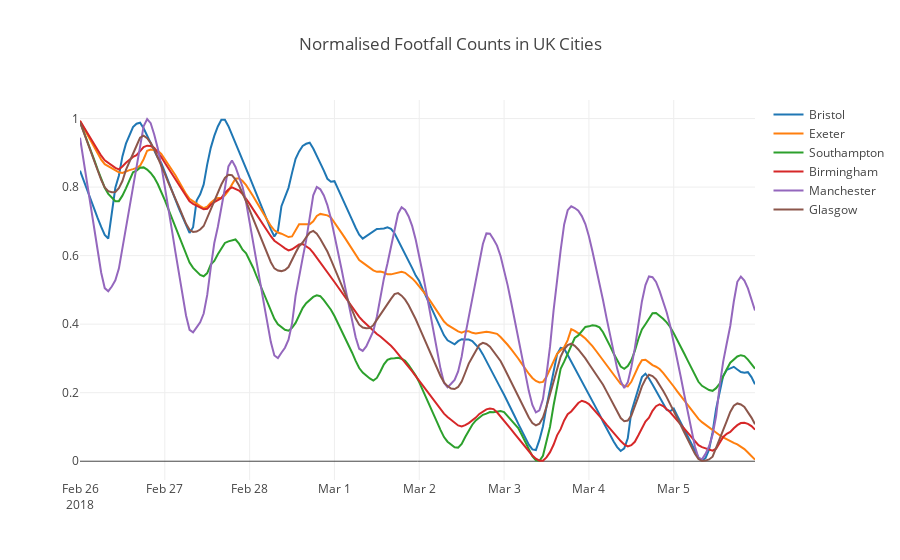

Here is the notebook cell this chart was saved with:
### Code cell
#footfall interactive plot export
plotly.offline.iplot(
    {
        "data": [{
            "x": foot.index,
            "y": foot[col],
            'name': col,
        }  for col in foot.columns[1:]],
        "layout": {
            "title": "Normalised Footfall Counts in UK Cities"
        }
    }
)

### Figure 1 — Plotly figure (JSON) as saved in the notebook; plotly's stock layout.template omitted (floating-point values rounded to 4 significant figures; data arrays with more than 128 entries replaced by an {"elided": "..."} marker saying what was removed)
{"data": [{"name": "Bristol", "x": {"elided": "192 str values"}, "y": {"elided": "192 float values"}}, {"name": "Exeter", "x": {"elided": "192 str values"}, "y": {"elided": "192 float values"}}, {"name": "Southampton", "x": {"elided": "192 str values"}, "y": {"elided": "192 float values"}}, {"name": "Birmingham", "x": {"elided": "192 str values"}, "y": {"elided": "192 float values"}}, {"name": "Manchester", "x": {"elided": "192 str values"}, "y": {"elided": "192 float values"}}, {"name": "Glasgow", "x": {"elided": "192 str values"}, "y": {"elided": "192 float values"}}], "layout": {"title": "Normalised Footfall Counts in UK Cities"}}
